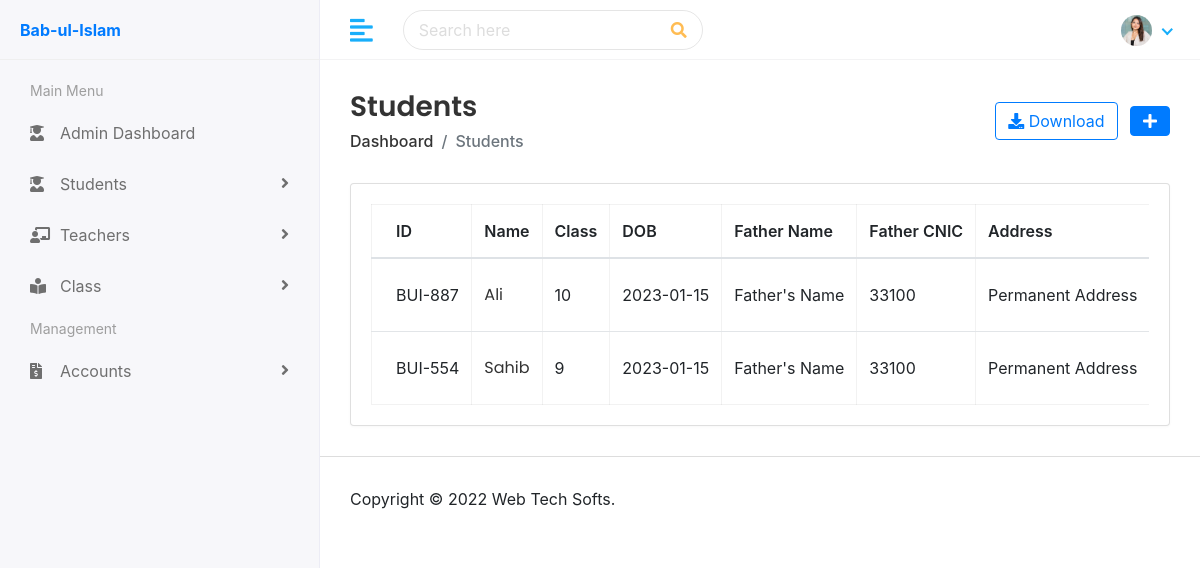
The page /?page=students (signed in) on the database its author committed.
### tables this page shows
CREATE TABLE `std_data` (
  `id` int(11) NOT NULL,
  `std_f_name` varchar(255) NOT NULL,
  `std_l_name` varchar(255) NOT NULL,
  `std_class` int(11) NOT NULL,
  `std_fee_discount` int(11) NOT NULL,
  `std_id` varchar(255) NOT NULL,
  `std_admission_number` varchar(255) NOT NULL,
  `std_gender` varchar(255) NOT NULL,
  `std_dob` date NOT NULL,
  `std_joining_date` date NOT NULL,
  `std_religion` varchar(255) NOT NULL,
  `std_father_name` varchar(255) NOT NULL,
  `std_father_occupation` varchar(255) NOT NULL,
  `std_father_mobile` int(11) NOT NULL,
  `std_father_cnic` int(11) NOT NULL,
  `std_father_email` varchar(255) NOT NULL,
  `std_mother_name` varchar(255) NOT NULL,
  `std_mother_occupation` varchar(255) NOT NULL,
  `std_mother_mobile_number` varchar(255) NOT NULL,
  `std_mother_email` varchar(255) NOT NULL,
  `std_present_address` varchar(255) NOT NULL,
  `std_permanent_address` varchar(255) NOT NULL
);

CREATE TABLE `class_data` (
  `id` int(11) NOT NULL,
  `add_class` varchar(256) NOT NULL,
  `add_class_section` varchar(256) NOT NULL,
  `add_class_fees` varchar(256) NOT NULL
);

### students/students.php (the view, shortened to what this page needs)
<div class="page-wrapper">
    <div class="content container-fluid">
        <div class="page-header">
            <div class="row align-items-center">
                <div class="col">
                    <h3 class="page-title">Students</h3>
                    <ul class="breadcrumb">
                        <li class="breadcrumb-item"><a href="./?page=home">Dashboard</a></li>
                        <li class="breadcrumb-item active">Students</li>
                    </ul>
                </div>
                <div class="col-auto text-right float-right ml-auto">
                    <button onclick="exportTbToCSVformat('export_details.csv')" class="btn btn-outline-primary mr-2"><i class="fas fa-download"></i> Download</button>
                    <a href="./?page=add-student" class="btn btn-primary"><i class="fas fa-plus"></i></a>
                </div>
            </div>
        </div>
        <div class="row">
            <div class="col-sm-12">
                <div class="card card-table">
                    <div class="card-body">
                        <div class="table-responsive">
                            <table class="table table-hover table-center mb-0 datatable" border="1">
                                <thead>
                                    <tr>
                                        <th>ID</th>
                                        <th>Name</th>
                                        <th>Class</th>
                                        <th>DOB</th>
                                        <th>Father Name</th>
                                        <th>Father CNIC</th>
                                        <th>Address</th>
                                    </tr>
                                </thead>
                                <tbody>
                                <?php
                                    include('config.php');
                                    $ali = "SELECT * FROM std_data";
                                    $query_run = mysqli_query($conn, $ali);
                                    if(mysqli_num_rows($query_run) > 0)
                                    {
                                        foreach($query_run as $student){
                                            $class = "SELECT add_class FROM class_data WHERE id = ".$student['std_class'];
                                            $class = mysqli_query($conn, $class);
                                            foreach ($class as $single){
                                                $std_class = $single['add_class'];
                                            }
                                            ?>
                                            <tr>
                                                <td><?= $student['std_id']; ?></td>
                                                <td>
                                                    <h2 class="table-avatar">
                                                        <a href="student-details.php"><?= $student['std_f_name']; ?></a>
                                                    </h2>
                                                </td>
                                                <td><?= $std_class; ?></td>
                                                <td><?= $student['std_dob']; ?></td>
                                                <td><?= $student['std_father_name']; ?></td>
                                                <td><?= $student['std_father_cnic']; ?></td>
                                                <td><?= $student['std_permanent_address']; ?></td>
                                            </tr><?php
                                        }
                                    }
                                        ?>
                                </tbody>
                            </table>
                        </div>
                    </div>
                </div>
            </div>
        </div>
    </div>
    <footer>
        <p>Copyright © 2022 Web Tech Softs.</p>
    </footer>
</div>

### assets/css/style.css (style rules this page uses)
h1, h2, h3, h4, h5, h6 { font-family: 'Poppins', sans-serif; margin-top: 0; }
a { color: #009ce7; }
input, button, a { transition: all 0.4s ease; -moz-transition: all 0.4s ease; -o-transition: all 0.4s ease; -ms-transition: all 0.4s ease; -webkit-transition: all 0.4s ease; }
input, input:focus, button, button:focus { outline: none; }
ul, ol { padding: 0px; list-style: none; }
.table { color: #333; max-width: 100%; margin-bottom: 0; width: 100%; }
.table.dataTable { border-collapse: collapse !important; border: 1px solid rgba(0, 0, 0, 0.05); }
table.table td h2 { display: inline-block; font-size: inherit; font-weight: 400; margin: 0; padding: 0; vertical-align: middle; }
table.table td h2.table-avatar { align-items: center; display: inline-flex; font-size: inherit; font-weight: 400; margin: 0; padding: 0; vertical-align: middle; white-space: nowrap; }
table.table td h2 a { color: #333; }
.table thead tr th { font-weight: 600; }
.table tbody tr { border-bottom: 1px solid rgba(0, 0, 0, 0.05); }
.table.table-center td, .table.table-center th { vertical-align: middle; }
.card-table .card-body .table > thead > tr > th { border-top: 0; }
.card-table .card-body .table tr td:first-child, .card-table .card-body .table tr th:first-child { padding-left: 1.5rem; }
.card-table .table td, .card-table .table th { border-top: 1px solid #e2e5e8; padding: 1rem 0.75rem; white-space: nowrap; }
.btn-primary { background-color: #FFBC53; border: 1px solid #FFBC53; }
.btn-outline-primary { color: #FFBC53; border-color: #FFBC53; }
.card { border: 1px solid #ececf5; box-shadow: 0 1px 3px 0 rgba(0, 0, 0, 0.03); margin-bottom: 1.875rem; }
.card-body { padding: 1.5rem; }
footer { padding: 1.875rem 1.875rem; border-top: 1px solid #ddd; }
footer p { margin: 0px; }
.page-wrapper { margin-left: 320px; padding-top: 60px; position: relative; transition: all 0.4s ease; }
.page-wrapper > .content { padding: 1.875rem 1.875rem 0; }
.page-header { margin-bottom: 1.875rem; }
.page-header .breadcrumb { background-color: transparent; color: #6c757d; font-size: 1rem; font-weight: 500; margin-bottom: 0; padding: 0; }
.page-header .breadcrumb a { color: #333; }
.page-title { font-size: 28px; font-weight: 600; color: #333; margin-bottom: 5px; }

### rows shown on the page
std_data: std "BUI-887", std_f_name "Ali", class_data.add_class "10", std_dob "2023-01-15", std_father_name "Father's Name", std_father_cnic "33100", std_permanent_address "Permanent Address"
std_data: std "BUI-554", std_f_name "Sahib", class_data.add_class "9", std_dob "2023-01-15", std_father_name "Father's Name", std_father_cnic "33100", std_permanent_address "Permanent Address"
